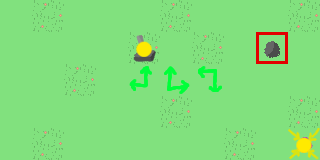

Rendered tile map (Tiled .tmx) drawn with the repository's tilesets; below, a short description and the map source with its tile grids summarised:
An orthogonal 10x5 tile map with 32x32 px tiles, 4 tile layers (Kachelebene 1, collision, entities, connections).

<map version="1.0" orientation="orthogonal" width="10" height="5" tilewidth="32" tileheight="32">
 <properties>
  <property name="description" value="new things to play around with" />
 </properties>
 <tileset firstgid="1" name="tileset" tilewidth="32" tileheight="32">
  <image source="tileset.png" width="256" height="256" />
 </tileset>
 <layer name="Kachelebene 1" width="10" height="5">
  <data>[50 cells, 50 non-empty, 3 distinct tile ids]</data>
 </layer>
 <layer name="collision" width="10" height="5">
  <data>[50 cells, 1 non-empty, 1 distinct tile ids]</data>
 </layer>
 <layer name="entities" width="10" height="5">
  <data>[50 cells, 5 non-empty, 5 distinct tile ids]</data>
 </layer>
 <layer name="connections" width="10" height="5">
  <data>[50 cells, 2 non-empty, 1 distinct tile ids]</data>
 </layer>
</map>
